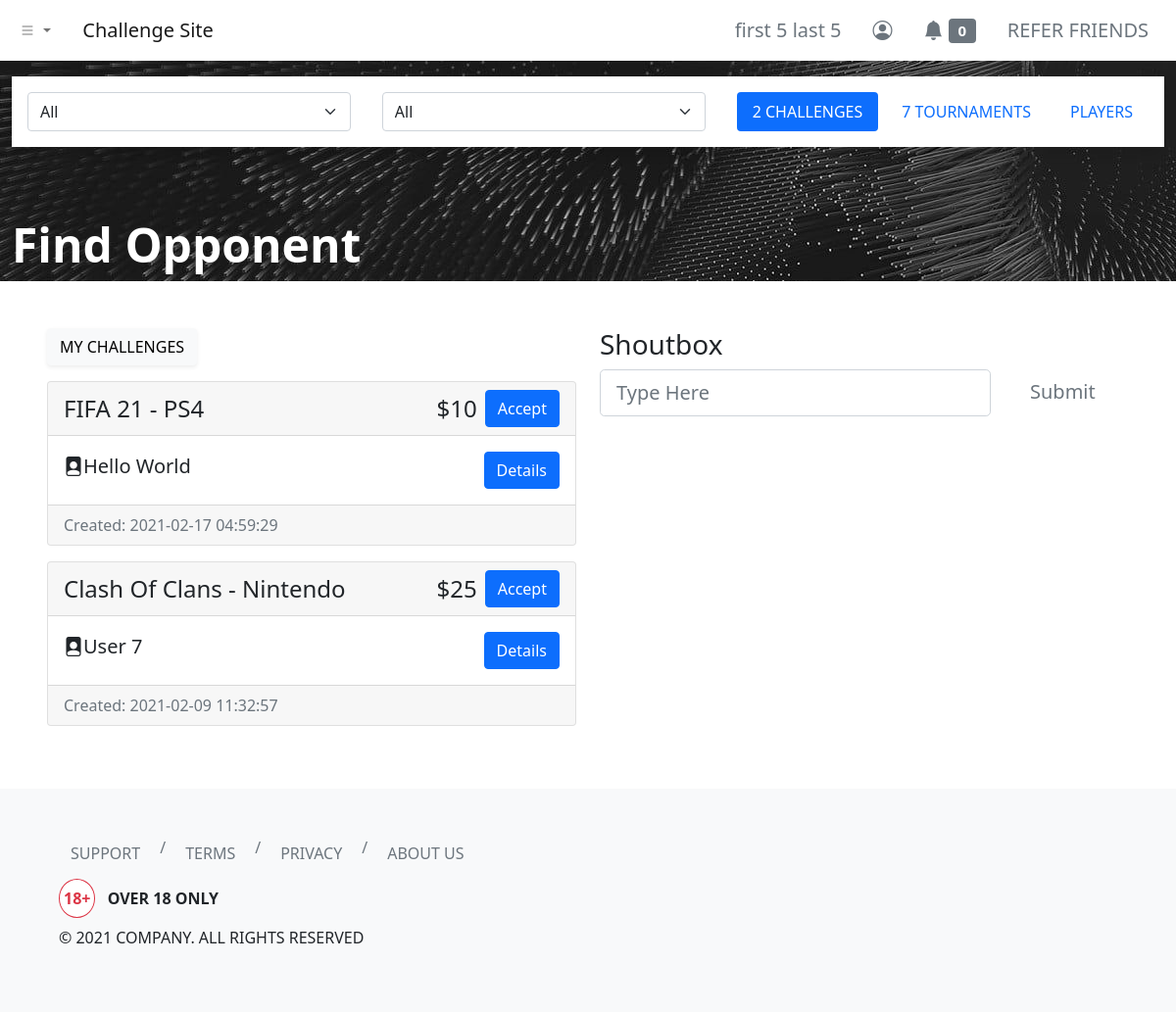
The page /dashboard/find-opponent/index.php (signed in) on the database its author committed.
### tables this page shows
CREATE TABLE `users` (
  `id` int(11) NOT NULL,
  `username` varchar(255) NOT NULL,
  `first_name` varchar(255) NOT NULL,
  `last_name` varchar(255) NOT NULL,
  `email` varchar(255) NOT NULL,
  `user_password` varchar(255) NOT NULL,
  `balance` decimal(65,30) UNSIGNED NOT NULL DEFAULT 0.000000000000000000000000000000
);

CREATE TABLE `challenges_log` (
  `challenge_id` int(11) NOT NULL,
  `challenge_by` int(11) NOT NULL,
  `game` varchar(255) NOT NULL,
  `console` varchar(255) NOT NULL,
  `amount` int(11) NOT NULL,
  `game_mode` varchar(255) NOT NULL,
  `rules` text NOT NULL,
  `status` varchar(255) NOT NULL DEFAULT 'open',
  `created_timestamp` timestamp NOT NULL DEFAULT current_timestamp(),
  `accepted_by` int(11) DEFAULT NULL,
  `accepted_timestamp` timestamp NULL DEFAULT NULL,
  `challenge_date` date DEFAULT NULL,
  `challenge_time` time DEFAULT NULL,
  `challenge_by_start_timestamp` timestamp NULL DEFAULT NULL,
  `accepted_by_start_timestamp` timestamp NULL DEFAULT NULL,
  `challenge_by_claimed_result` varchar(255) NOT NULL,
  `accepted_by_claimed_result` varchar(255) NOT NULL,
  `challenge_by_claim_timestamp` timestamp NULL DEFAULT NULL,
  `accepted_by_claim_timestamp` timestamp NULL DEFAULT NULL
);

### dashboard/find-opponent/index.php (the view, shortened to what this page needs)
<?php
include '../../header.php';
?>
<link rel="stylesheet" href="./index.css">
<div class="hero container-fluid bg-dark position-relative">
    <div class="row">
        <div class="col">
            <div class="d-flex bg-white shadow py-3 mt-3">
                <select class="form-select mx-3" aria-label=".form-select-lg example">
                    <option selected>All</option>
                </select>
                <select class="form-select mx-3" aria-label=".form-select-lg example">
                    <option selected>All</option>
                </select>
                <ul class="nav nav-pills nav-justified flex-nowrap mx-3" id="pills-tab" role="tablist">
                    <li class="nav-item" role="presentation">
                        <a class="nav-link active text-uppercase text-nowrap" id="pills-challenges-tab" data-bs-toggle="pill" href="#pills-challenges" role="tab" aria-controls="pills-challenges" aria-selected="true">
                            <?php
                            include_once '../../php-apis/db-config.php';
                            $user_id = $_SESSION['id'];
                            $sql = "SELECT COUNT(*) AS total_challenges FROM challenges_log WHERE challenge_by <> $user_id AND status = 'open'";
                            $result = mysqli_query($conn, $sql);
                            if (mysqli_num_rows($result) > 0) {
                                while ($row = mysqli_fetch_assoc($result)) {
                                    echo $row['total_challenges'];
                                }
                            } else {
                                echo "0";
                            }
                            ?>
                            Challenges
                        </a>
                    </li>
                    <li class="nav-item mx-2" role="presentation">
                        <a class="nav-link text-uppercase text-nowrap" id="pills-tournaments-tab" data-bs-toggle="pill" href="#pills-tournaments" role="tab" aria-controls="pills-tournaments" aria-selected="false">
                            <?php
                            include_once '../../php-apis/db-config.php';
                            $user_id = $_SESSION['id'];
                            $sql = "SELECT COUNT(*) AS total_tournaments FROM tournaments_log WHERE tournament_by <> $user_id";
                            $result = mysqli_query($conn, $sql);
                            if (mysqli_num_rows($result) > 0) {
                                while ($row = mysqli_fetch_assoc($result)) {
                                    echo $row['total_tournaments'];
                                }
                            } else {
                                echo "0";
                            }
                            ?>
                            Tournaments
                        </a>
                    </li>
                    <li class="nav-item" role="presentation">
                        <a class="nav-link text-uppercase text-nowrap" id="pills-players-tab" data-bs-toggle="pill" href="#pills-players" role="tab" aria-controls="pills-players" aria-selected="false">Players</a>
                    </li>
                </ul>
            </div>
        </div>
    </div>
    <div class="row position-absolute bottom-0">
        <div class="col">
            <h1 class="text-white display-5 fw-bold">Find Opponent</h1>
        </div>
    </div>
</div>
<div class="container-fluid my-5 px-5">
    <div class="row">
        <div class="col">
            <div class="tab-content" id="pills-tabContent">
                <div class="tab-pane fade show active" id="pills-challenges" role="tabpanel" aria-labelledby="pills-challenges-tab">
                    <a class="btn btn-light shadow-sm text-uppercase mb-3" href="../challenges" role="button">My Challenges</a>
                    <?php
                    $sql = "SELECT * FROM users INNER JOIN challenges_log ON users.id = challenges_log.challenge_by WHERE challenges_log.challenge_by <> $user_id AND status = 'open' ORDER BY challenges_log.created_timestamp DESC";
                    $result = mysqli_query($conn, $sql);
                    if (mysqli_num_rows($result) > 0) {
                        while ($row = mysqli_fetch_assoc($result)) {
                            $challenge_details_object = array(
                                'challenge_id' => $row['challenge_id'],
                                'Challenge By' => ucwords($row['username']),
                                'Game' => (($row['game'] === 'fifa_21') ? (strtoupper(str_replace("_", " ", $row['game']))) : (ucwords(str_replace("_", " ", $row['game'])))),
                                'Console' => (($row['console'] === 'ps4' || $row['console'] === 'pc') ? (strtoupper($row['console'])) : (ucwords($row['console']))),
                                'Amount' => '$' . $row['amount'],
                                'Game Mode' => ucwords($row['game_mode']),
                                'Rules' => ucwords($row['rules']),
                                'Created Date' => date_format(date_create($row['created_timestamp']), 'l d F Y h:i:s A'),
                                'min_date' => date_format(date_add(date_create($row['created_timestamp']), new DateInterval('P1D')), 'Y-m-d'),
                            );
                            $challenge_details_json = json_encode($challenge_details_object);
                    ?>
                            <div class="card mb-3">
                                <h4 class="card-header">
                                    <div class="d-flex justify-content-between align-items-center">
                                        <div>
                                            <?php echo (($row['game'] === 'fifa_21') ? (strtoupper(str_replace("_", " ", $row['game']))) : (ucwords(str_replace("_", " ", $row['game'])))) . ' - ' . (($row['console'] === 'ps4' || $row['console'] === 'pc') ? (strtoupper($row['console'])) : (ucwords($row['console']))); ?>
                                        </div>
                                        <div class="d-flex justify-content-between align-items-center">
                                            <?php echo '$' . $row['amount']; ?>
                                            <button type="button" class="btn btn-primary ms-2" data-bs-toggle="modal" data-bs-target="#accept-challenge-modal" data-bs-challenge-details='<?php echo $challenge_details_json; ?>'>
                                                Accept
                                            </button>
                                        </div>
                                    </div>
                                </h4>
                                <div class="card-body d-flex align-items-center justify-content-between">
                                    <h5 class="card-title"><i class="bi bi-file-person-fill"></i><?php echo ucwords($row['username']); ?></h5>
                                    <button type="button" class="btn btn-primary" data-bs-toggle="modal" data-bs-target="#challenge-details-modal" data-bs-challenge-details='<?php echo $challenge_details_json; ?>'>
                                        Details
                                    </button>
                                </div>
                                <div class="card-footer text-muted"><?php echo 'Created: ' . $row['created_timestamp']; ?></div>
                            </div>
                    <?php
                        }
                    } else {
                        echo "<p class='fs-4 text-danger'>No Challenges Available!</p>";
                    }
                    ?>
                </div>
            </div>
        </div>
        <div class="col">
            <h3>Shoutbox</h3>
            <form class="row">
                <div class="col-9">
                    <input class="form-control form-control-lg" type="text" placeholder="Type Here">
                </div>
                <div class="col">
                    <button type="button" class="btn btn-lg btn-outline-secondary border-0">Submit</button>
                </div>
            </form>
        </div>
    </div>
</div>
<?php
include '../../footer.php';
?>

### header.php (shortened to what this page needs)
<?php
function urlPrefix()
{
    if (basename(getcwd()) === basename(__DIR__)) {
        return './';
    } elseif (basename(dirname(getcwd())) === basename(__DIR__)) {
        return '../';
    } elseif (basename(dirname(dirname(getcwd()))) === basename(__DIR__)) {
        return '../../';
    } elseif (basename(dirname(dirname(dirname(getcwd())))) === basename(__DIR__)) {
        return '../../../';
    } else {
        return './';
    }
}
?>
<!DOCTYPE html>
<html lang="en">
<head>
    <link href="https://cdn.jsdelivr.net/npm/bootstrap@5.0.0-beta2/dist/css/bootstrap.min.css" rel="stylesheet">
    <link rel="stylesheet" href="https://cdn.jsdelivr.net/npm/bootstrap-icons@1.3.0/font/bootstrap-icons.css">
</head>
<body>
    <nav class="navbar navbar-expand-sm navbar-light bg-white shadow">
        <div class="container-fluid">
            <ul class="navbar-nav me-4">
                <li class="nav-item dropdown">
                    <a class="nav-link dropdown-toggle" href="#" id="navbarDropdownMenuLink" role="button" data-bs-toggle="dropdown" aria-expanded="false">
                        <i class="bi bi-list"></i>
                    </a>
                </li>
            </ul>
            <a class="navbar-brand" href="<?php echo urlPrefix(); ?>">Challenge Site</a>
            <div class="collapse navbar-collapse" id="navbarNavDropdown">
                <ul class="navbar-nav ms-auto">
                    <?php if (isset($_SESSION['id'])) { ?>
                        <li class="nav-item">
                            <a class="btn btn-lg btn-outline-secondary border-0" aria-current="page" href="<?php echo urlPrefix() . 'dashboard/profile/'; ?>">
                                <?php
                                include_once urlPrefix() . 'php-apis/db-config.php';
                                $user_id = $_SESSION['id'];
                                $sql = "SELECT * FROM users WHERE id=$user_id";
                                $result = mysqli_query($conn, $sql);
                                if (mysqli_num_rows($result) > 0) {
                                    while ($row = mysqli_fetch_assoc($result)) {
                                        echo $row['first_name'] . ' ' . $row['last_name'];
                                    }
                                } else {
                                    header("Location: " . urlPrefix() . "php-apis/logout.php");
                                    die();
                                }
                                ?>
                            </a>
                        </li>
                        <li class="nav-item">
                            <a class="btn btn-lg btn-outline-secondary border-0" aria-current="page" href="<?php echo urlPrefix() . 'dashboard/profile/'; ?>"><i class="bi bi-person-circle"></i></a>
                        </li>
                        <li class="nav-item">
                            <a class="btn btn-lg btn-outline-secondary border-0" aria-current="page" href="<?php echo urlPrefix() . 'dashboard/notifications/'; ?>">
                                <i class="bi bi-bell-fill"></i>
                                <span class="badge bg-secondary">
                                    <?php
                                    $sql2 = "SELECT COUNT(*) AS unread_notifs FROM notifications WHERE notif_for = $user_id AND notif_status = 'unread'";
                                    $result2 = mysqli_query($conn, $sql2);
                                    if (mysqli_num_rows($result2) > 0) {
                                        while ($row2 = mysqli_fetch_assoc($result2)) {
                                            echo $row2['unread_notifs'];
                                        }
                                    } else {
                                        echo "0";
                                    }
                                    ?>
                                </span>
                            </a>
                        </li>
                        <li class="nav-item">
                            <a class="btn btn-lg btn-outline-secondary border-0" aria-current="page" href="<?php echo urlPrefix() . 'dashboard/refer/'; ?>">REFER FRIENDS</a>
                        </li>
                    <?php } else { ?>
                        <li class="nav-item">
                            <a class="btn btn-lg btn-outline-secondary border-0" aria-current="page" href="<?php echo urlPrefix() . 'login/'; ?>">ENTER</a>
                        </li>
                    <?php } ?>
                </ul>
            </div>
        </div>
    </nav>

### dashboard/find-opponent/index.css (style rules this page uses)
.hero { background-image: url('../../images/bg.jpg'); min-height: 225px; }

### rows shown on the page
users: first_name "first 5", last_name "last 5"
users: challenges_log.game "FIFA 21", challenges_log.console "PS4", challenges_log.amount "10", username "Hello World", challenges_log.created_timestamp "2021-02-17 04:59:29"
users: challenges_log.game "Clash Of Clans", challenges_log.console "Nintendo", challenges_log.amount "25", username "User 7", challenges_log.created_timestamp "2021-02-09 11:32:57"

### other values the page prints
$row2['unread_notifs'] "0"
$row['total_challenges'] "2"
$row['total_tournaments'] "7"
